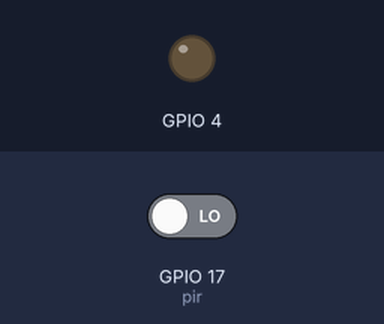
Bench run of a program on a simulated Raspberry Pi (BCM pin numbers). On the bench: output pins drawn as LEDs (lit = HIGH). The inputs (shaded band) are chosen by the test bench; at power-on: GPIO 17 (pir) LOW. What the program prints to the terminal is not drawn.

Above: at 1.2 s.
1.3 s: GPIO 17 (pir) driven HIGH
At 2.1 s:
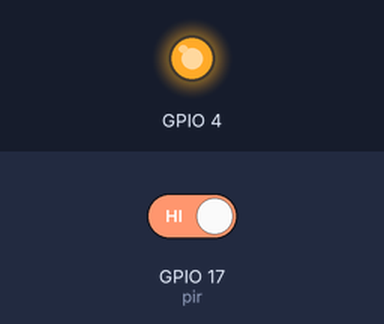
Timing chart, 0 to 12.8 s (numbered marks = the images above; inputs shaded):
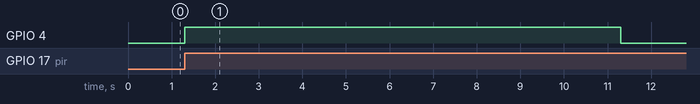

Measured:
- after the input at 1.3 s, GPIO 4: LOW → HIGH at once, → LOW 10.0 s later

The program:

soundlight.py
```python
#!/usr/bin/env python3
# -*- coding:utf-8 -*-
import RPi.GPIO as GPIO
from time import sleep
from gpiozero import MotionSensor
GPIO.setmode(GPIO.BCM)
#pir = MotionSensor(17)

GPIO.setup(4,GPIO.OUT)

from gpiozero import MotionSensor

pir = MotionSensor(17)
i=0
while True:
    pir.wait_for_motion()
    i+=1
    print('you moved %s 次!!!'%i)
    GPIO.output(4,GPIO.HIGH)
    sleep(10)
    GPIO.output(4,GPIO.LOW)
    pir.wait_for_no_motion()
```
